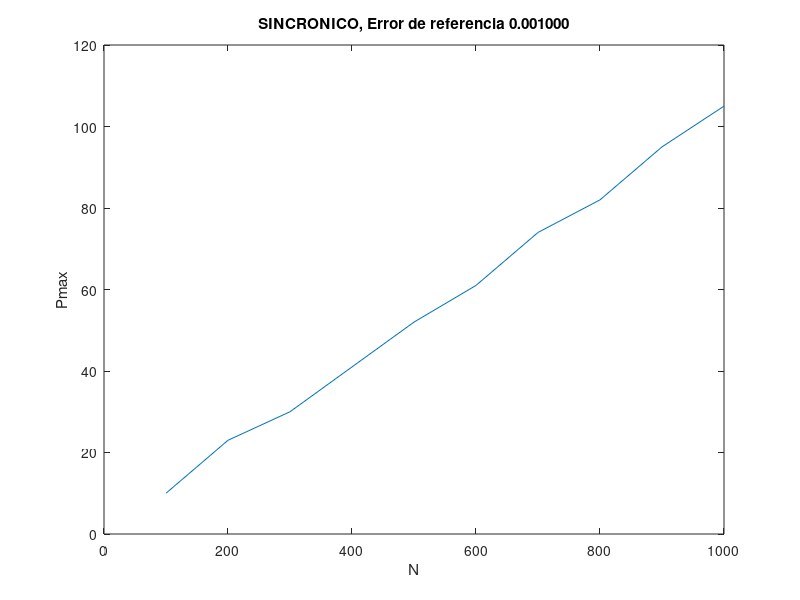
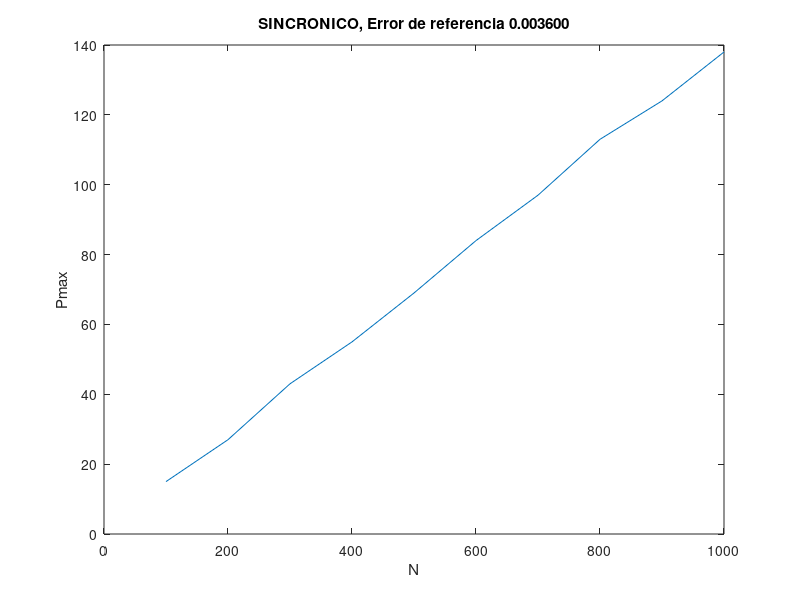
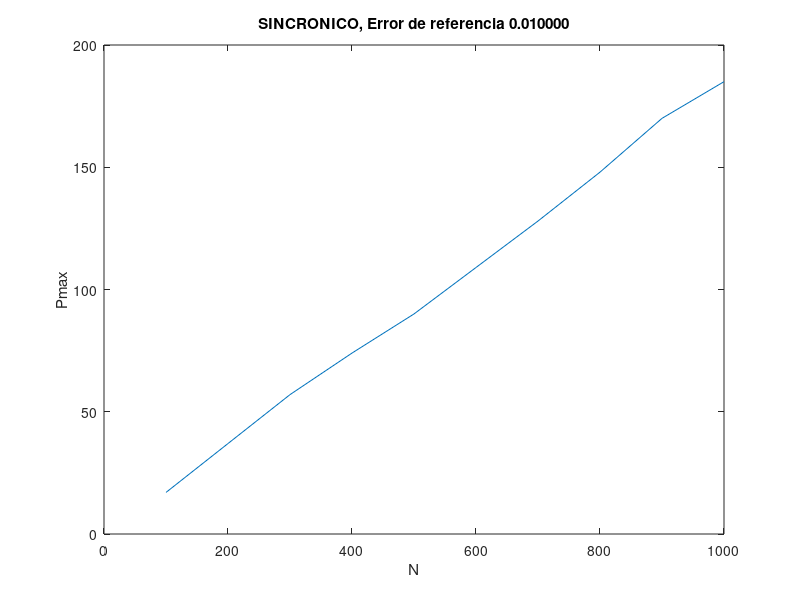
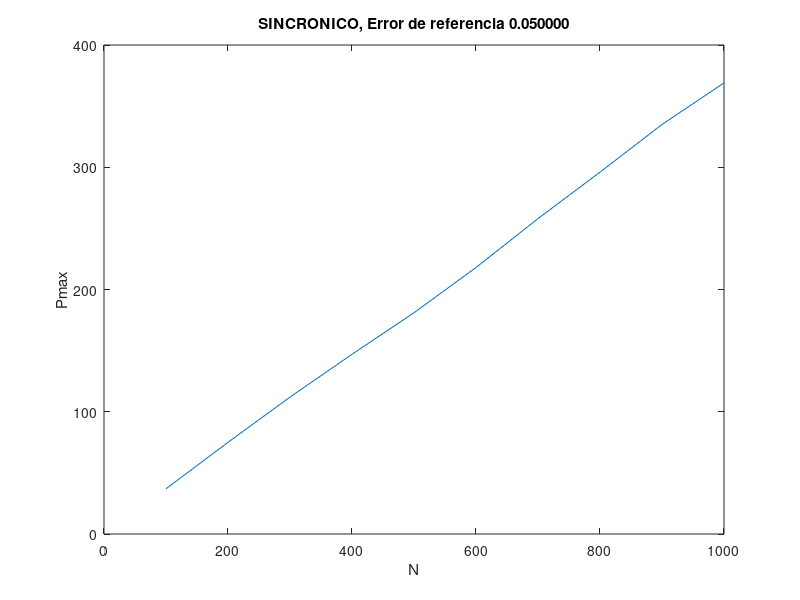

Write MATLAB code to recreate these figures, in order.
%% MOSTRAR RESULTADOS DEL EJ 2

%% SINCRONICO

clear all
load('ResultadosEj2_sincronico.mat');

fprintf('SINCRONICO\n\n');

[filas, ~] = size(p_max);

for i = 1:filas
    relacion = p_max(i,:)./N;
    string_relacion = '[ ';
    for j = 1:length(relacion)
        string_relacion = [string_relacion ' ' num2str(relacion(j))];
    end
    string_relacion = [string_relacion ']'];
    fprintf('Error de referencia %f\n',errores_referencia(i));
    fprintf([string_relacion '\n\n']);
    
    figure
    plot(N, p_max(i,:))
    xlabel('N');
    ylabel('Pmax');
    title(sprintf('SINCRONICO, Error de referencia %f',errores_referencia(i)));
end


%% ASINCRONICO

clear all
load('ResultadosEj2_asincronico.mat');

fprintf('ASINCRONICO\n\n');

[filas, ~] = size(p_max);

for i = 1:filas
    relacion = p_max(i,:)./N;
    string_relacion = '[ ';
    for j = 1:length(relacion)
        string_relacion = [string_relacion ' ' num2str(relacion(j))];
    end
    string_relacion = [string_relacion ']'];
    fprintf('Error de referencia %f\n',errores_referencia(i));
    fprintf([string_relacion '\n\n']);
    
    figure
    plot(N, p_max(i,:))
    xlabel('N');
    ylabel('Pmax');
    title(sprintf('ASINCRONICO, Error de referencia %f',errores_referencia(i)));
end